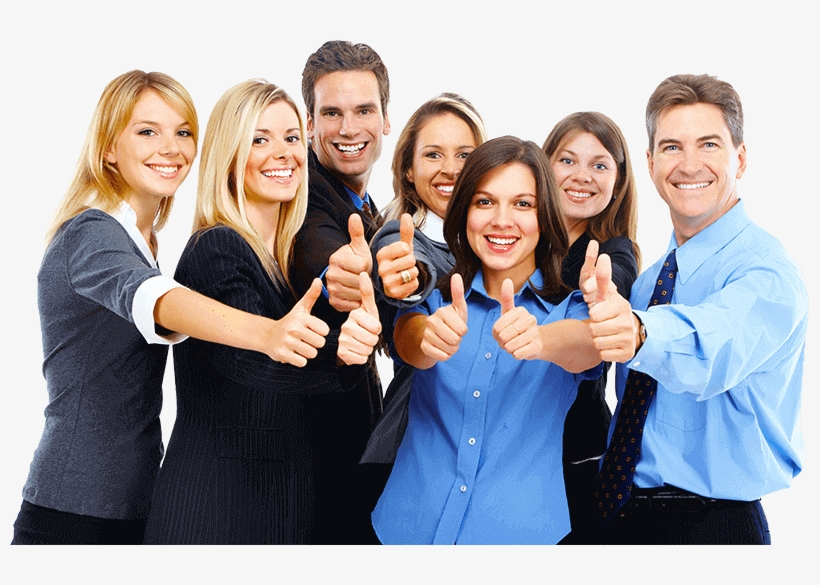
#> input picture people.png, 820 x 585 px
$ python findFaces.py
#> lines starting #> are read from the running program, lines starting #| are printed output that depends on the picture; after the words box and inside, x2 and y2 are one past the last pixel; in counts of white or black regions, pixels touching at a corner belong together
import cv2
import numpy as np
#path to classifiers
path = 'data/haarcascades/'

#get image classifiers
face_cascade = cv2.CascadeClassifier(path +'haarcascade_frontalface_default.xml')
eye_cascade = cv2.CascadeClassifier(path +'haarcascade_eye.xml')

#read image
img = cv2.imread('people.png')
#> img is the input picture: shape (585, 820, 3); mean B, G, R 162.3, 157.1, 159.7

#convert to gray (Haar Cascades and many facial recognition algorithms require images to be in grayscale)
gray = cv2.cvtColor(img, cv2.COLOR_BGR2GRAY)
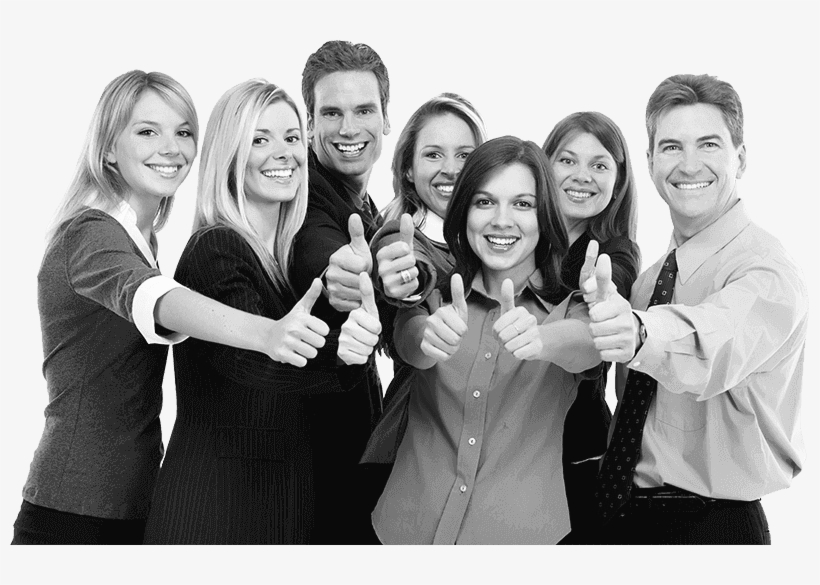
#> gray: shape (585, 820); min 9, max 253, mean 158.5

#detect faces
faces = face_cascade.detectMultiScale(gray, 1.3, 5)
#> faces = [[300, 74, 96, 96], [235, 105, 86, 86], [641, 108, 98, 98], [405, 126, 75, 75], [543, 133, 79, 79], [460, 170, 90, 90], [115, 93, 100, 100]]

#for each face
for (x,y,w,h) in faces:
    #draw rectangle around face
    img = cv2.rectangle(img,(x,y),(x+w,y+h),(255,0,0),2)
    #select face as region of interest
    roi_g = gray[y:y+h,x:x+h]
    roi_c = img[y:y+h,x:x+h]
    #within region of interest find eyes
    eyes = eye_cascade.detectMultiScale(roi_g)
    #for each eye
    for (ex,ey,ew,eh) in eyes:
        #draw retangle around eye
        cv2.rectangle(roi_c, (ex,ey),(ex+ew,ey+eh),(0,255,0),2)
#> this loop made 7 passes
#> (x, y, w, h, eyes) on passes 1 to 7: (300, 74, 96, 96, [[50, 25, 23, 23], [17, 26, 28, 28]]), (235, 105, 86, 86, [[10, 23, 25, 25], [48, 24, 21, 21]]), (641, 108, 98, 98, [[56, 25, 22, 22]]), (405, 126, 75, 75, [[15, 17, 24, 24]]), (543, 133, 79, 79, [[12, 17, 23, 23], [44, 22, 22, 22]]), (460, 170, 90, 90, [[11, 20, 25, 25], [50, 23, 22, 22]]), (115, 93, 100, 100, [[57, 29, 24, 24], [19, 28, 25, 25]])
#> pass 1, `roi_g = gray[y:y+h,x:x+h]`:
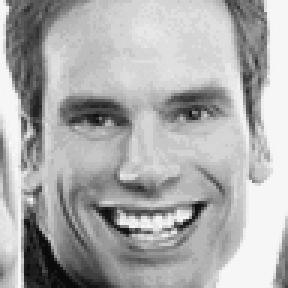
#> roi_g: shape (96, 96) (shown 3 times larger); min 9, max 249, mean 172.6
#> pass 1, `roi_c = img[y:y+h,x:x+h]`:
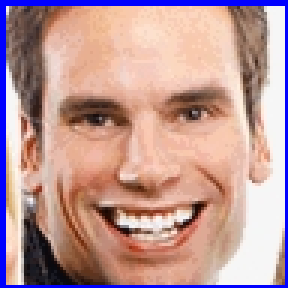
#> roi_c: shape (96, 96, 3) (shown 3 times larger); mean B, G, R 151.3, 152.3, 189
#> pass 2, `img = cv2.rectangle(img,(x,y),(x+w,y+h),(255,0,0),2)`:
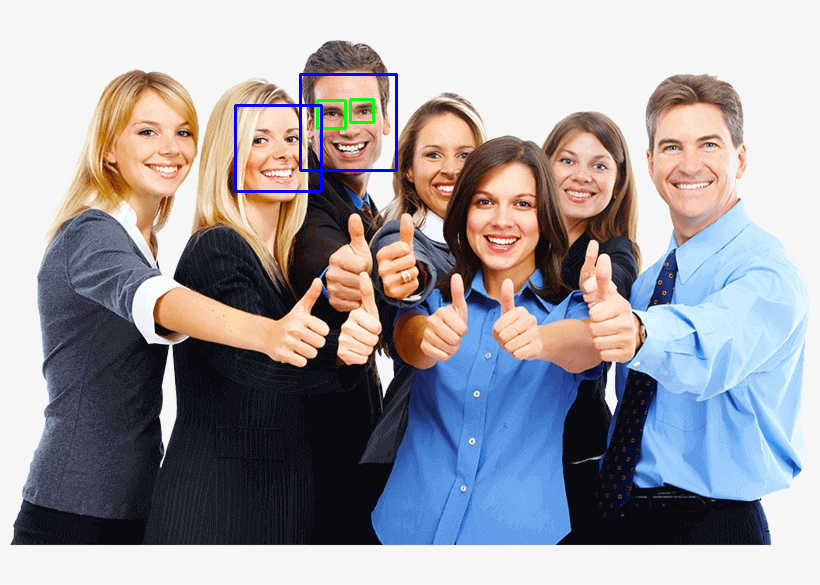
#> img: shape (585, 820, 3); mean B, G, R 162.6, 156.5, 158.6
#> after the loop:
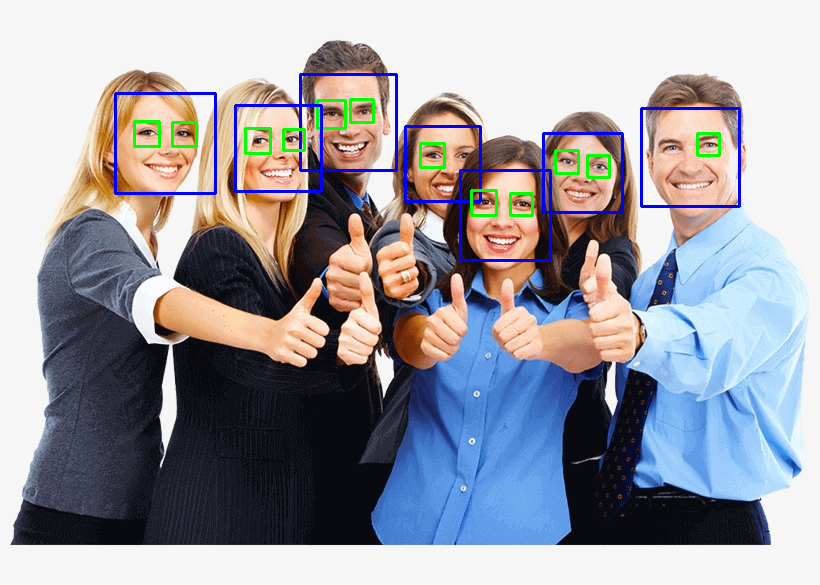
#> img: shape (585, 820, 3); 1.66% of pixels changed, all inside (x1, y1, x2, y2) = (114, 92, 741, 262)
#> after the loop:
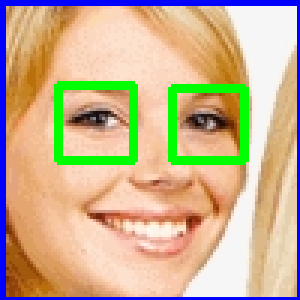
#> roi_c: shape (100, 100, 3) (shown 3 times larger); mean B, G, R 146.8, 178.5, 201.6
#> after the loop:
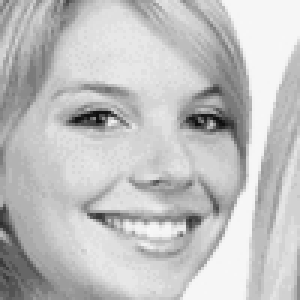
#> roi_g: shape (100, 100) (shown 3 times larger); min 14, max 250, mean 192.9

cv2.imshow('img',img) #shows image
cv2.waitKey(0) #waits until a key is pressed to progress
cv2.destroyAllWindows() #closes windows
